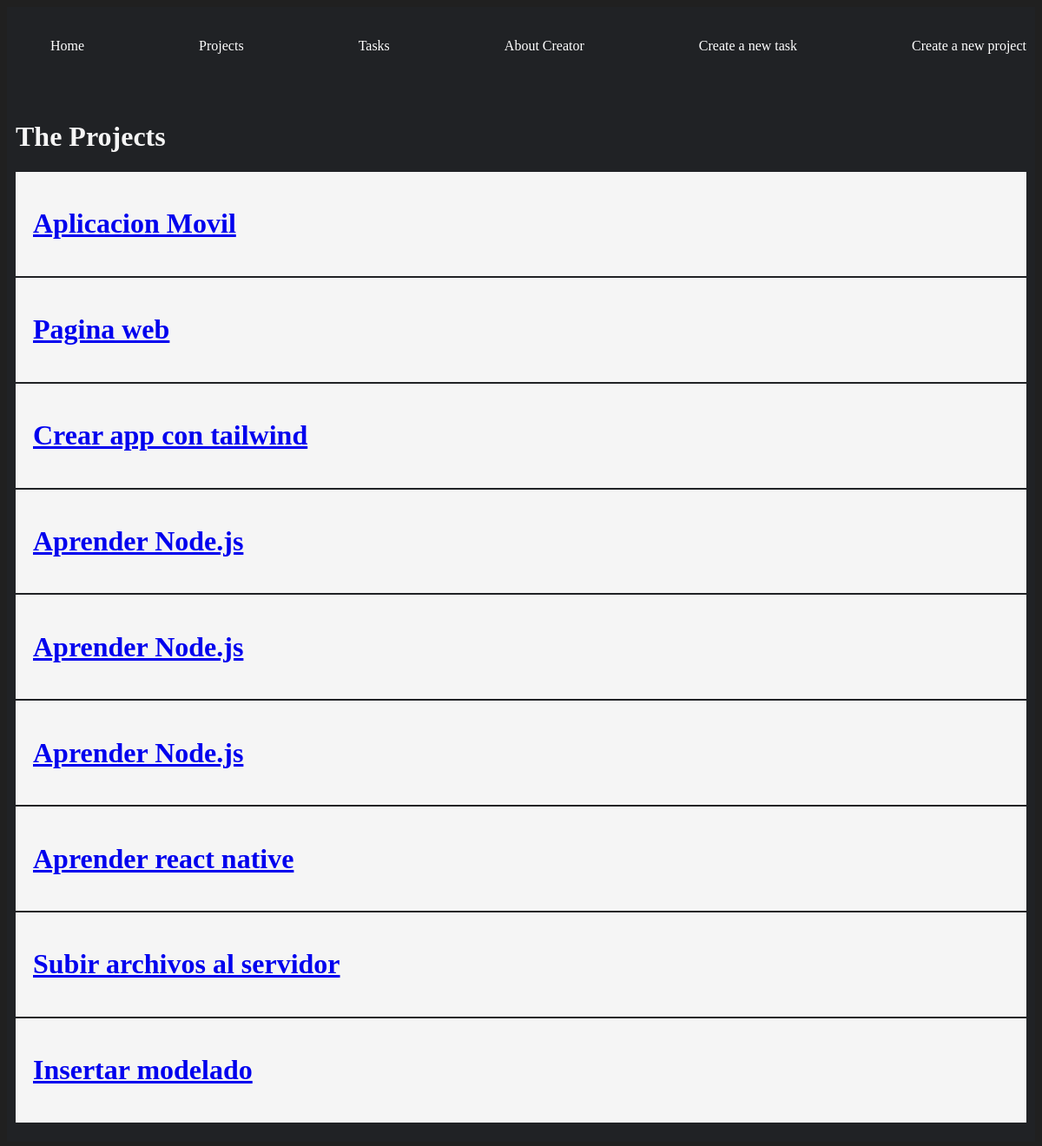
/projects/, run on the app's committed database.
### myapp/models.py (models this page shows, shortened)
class Project(models.Model):
    name = models.CharField(max_length=200)

### myapp/views.py (the view)
# urls.py: path('projects/', views.project, name= "projects"),
def project(request):
    projects = Project.objects.all()
    return render(request, 'projects/projects.html', {
        'projects' : projects
    })

### myapp/templates/projects/projects.html
{% extends 'layouts/base.html' %}
{% block content %}
<h1>The Projects</h1>
{% for project in projects %}
<div class ="card">
    <a href="{% url 'project_detail' project.id %}">
        <h1>{{project.name}}</h1>
    </a>
</div>
{% endfor %}
{% endblock %}

### myapp/templates/layouts/base.html (shortened to what this page needs)
{% load static %}
<!DOCTYPE html>
<html>
    <head>
        <link rel="stylesheet" href="{% static 'styles/main.css' %}">
    </head>
    <body>
        <nav class='navbar container'>
            <ul>
                <li>
                    <a href="{% url 'index' %}">Home</a>
                </li>
                <li>
                    <a href="{% url 'projects' %}">Projects</a>
                </li>
                <li>
                    <a href="{% url 'tasks' %}">Tasks</a>
                </li>
                <li>
                    <a href="{% url 'about' %}">About Creator</a>
                </li>
                <li>
                    <a href="{% url 'create_tasks' %}">Create a new task</a>
                </li>
                <li>
                    <a href="{% url 'create_projects' %}">Create a new project</a>
                </li>
            </ul>
        </nav>
        <main class = "container">
            {% block content %}
            {% endblock %}
        </main>
    </body>
</html>

### myapp/static/styles/main.css (style rules this page uses)
body { background: #202020; color: whitesmoke; }
.navbar { background: #404040; padding: 5px 0; }
.navbar ul li a { color: white; text-decoration: none; }
.navbar ul { display: flex; justify-content: space-between; }
.navbar ul li { list-style: none; }
.container { max-width: 1200px; background: #202225; margin: auto; padding: 20px 10px; }
.card { background: whitesmoke; color: black; padding: 20px; margin-bottom: 2px; }

### data on the page
Project: name "Aplicacion Movil"
Project: name "Pagina web"
Project: name "Crear app con tailwind"
Project: name "Aprender Node.js"
Project: name "Aprender Node.js"
Project: name "Aprender Node.js"
Project: name "Aprender react native"
Project: name "Subir archivos al servidor"
Project: name "Insertar modelado"
